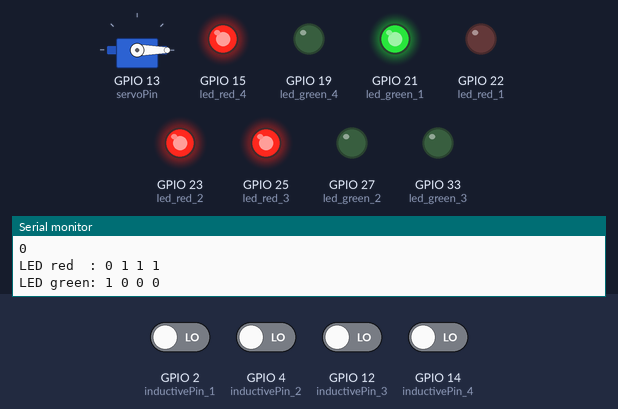
A sketch run on a simulated ESP32. On the bench: servo, output pins drawn as LEDs (lit = HIGH), the last lines printed to the serial monitor. The inputs (shaded band) are chosen by the test bench; at power-on: GPIO 2 (inductivePin_1), GPIO 4 (inductivePin_2), GPIO 12 (inductivePin_3), GPIO 14 (inductivePin_4) LOW.

Above: at 2.8 s.
2.9 s: GPIO 12 (inductivePin_3) driven HIGH and GPIO 14 (inductivePin_4) driven HIGH
At 6.9 s:
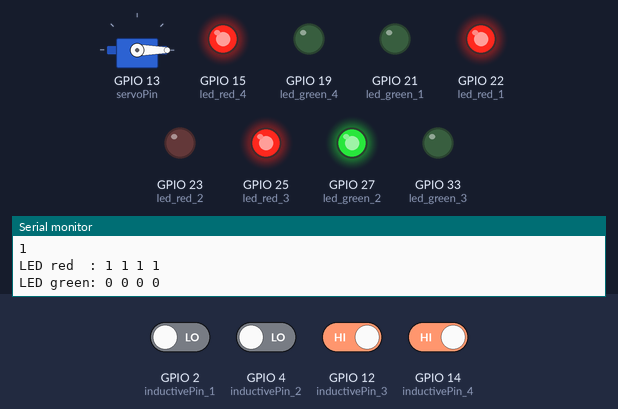
7.1 s: GPIO 2 (inductivePin_1) driven HIGH and GPIO 12 (inductivePin_3) driven LOW
At 8.7 s:
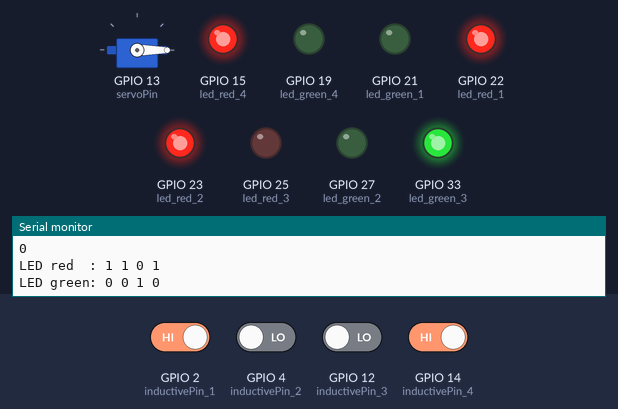
At 13.5 s:
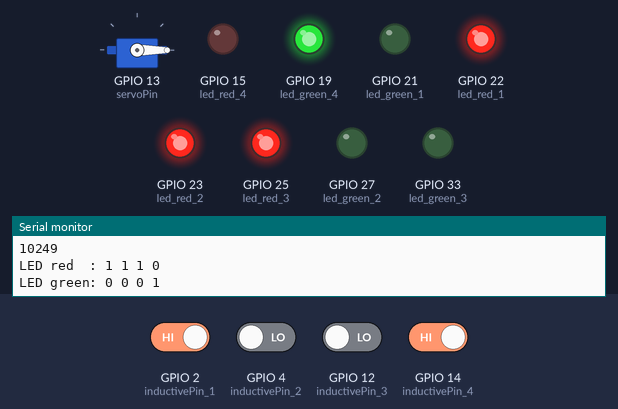
Timing chart, 0 to 44.7 s (numbered marks = the images above; inputs shaded):
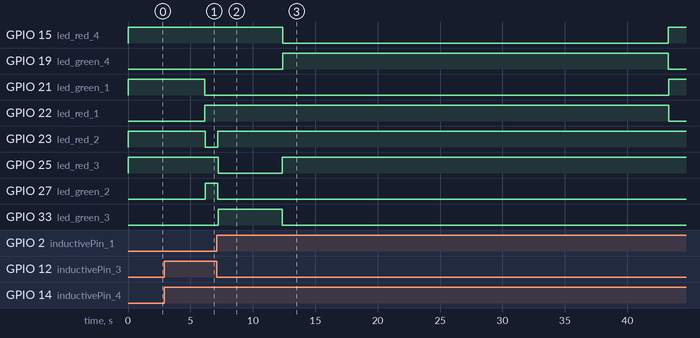

Measured:
- after the input at 7.1 s, GPIO 15 (led_red_4): HIGH → LOW after 5.3 s instead of 31.0 s; GPIO 19 (led_green_4): LOW → HIGH after 5.3 s instead of 31.0 s; GPIO 21 (led_green_1): LOW → HIGH after 36.2 s; GPIO 22 (led_red_1): HIGH → LOW after 36.2 s

The sketch:

inductive_4_way.ino
```cpp
// Ultrasonic sensor libraries
// #include <NewPing.h>

#include <Servo.h>

int type = 1; // Type of circuit
// 1 - 4 junction with 4 ultrasonic sensors
// 0 - 3 junction with 3 ultrasonic sensors


const int inductivePin_1 = 2;  // Pin connected to the inductive sensor
const int inductivePin_2 = 4;  // Pin connected to the inductive sensor
const int inductivePin_3 = 12;  // Pin connected to the inductive sensor
const int inductivePin_4 = 14;  // Pin connected to the inductive sensor

// Constants (won't change)
const int led_red_1 = 22;
const int led_red_2 = 23;
const int led_red_3 = 25;
const int led_red_4 = 15;

const int led_green_1 = 21;
const int led_green_2 = 27;
const int led_green_3 = 33;
const int led_green_4 = 19;

const int servoPin = 13;  // Pin connected to the servo motor

Servo servo;  // Create a servo object

typedef enum tl_status {
  RED = 0,
  GREEN
} tl_status_t;


int count_arr[4];  //count the number of cars per road
tl_status_t signal[4];  // 1 for green and 0 for red
int Timer[4];   // 0 for red and time remaining in millisecs for the green light
int light_index;
int multiplier;
int delay_per_read;
int threshold_time;
int flag_max_hit;
int servoPosition = 0;  // Initial position of the servo motor

void setup() {
  Serial.begin(9600);

  // Initialise pinmodes for all LEDS
  pinMode(led_red_1,OUTPUT);
  pinMode(led_red_2,OUTPUT);
  pinMode(led_red_3,OUTPUT);
  pinMode(led_red_4,OUTPUT);

  pinMode(led_green_1,OUTPUT);
  pinMode(led_green_2,OUTPUT);
  pinMode(led_green_3,OUTPUT);
  pinMode(led_green_4,OUTPUT);


  light_index = 0;

  for(int i = 1; i < 4; i++) Timer[i] = 0;
  for(int i = 1; i < 4; i++) signal[i] = RED;
  for(int i = 0; i < 4; i++) count_arr[i] = 0;

  Timer[light_index] = 5000;
  signal[light_index] = GREEN;
  multiplier = 1250;
  delay_per_read = 250;
  threshold_time = 30000;
  flag_max_hit = 0;
  type = 1;

  servo.attach(servoPin);  // Attach the servo to the specified pin
  servo.write(servoPosition);  // Set the initial position of the servo motor
}

void loop() {

  Serial.printf("LED red  : %d %d %d %d\n", digitalRead(led_red_1), digitalRead(led_red_2), digitalRead(led_red_3), digitalRead(led_red_4));
  Serial.printf("LED green: %d %d %d %d\n", digitalRead(led_green_1), digitalRead(led_green_2), digitalRead(led_green_3), digitalRead(led_green_4));

  int max_cars=threshold_time/multiplier;

  signal[light_index] = GREEN;

  switch (light_index) {
  case 0: {
    digitalWrite(led_red_1,LOW);
    digitalWrite(led_red_2,HIGH);
    digitalWrite(led_red_3,HIGH);
    digitalWrite(led_red_4,HIGH);

    digitalWrite(led_green_1,HIGH);
    digitalWrite(led_green_2,LOW);
    digitalWrite(led_green_3,LOW);
    digitalWrite(led_green_4,LOW);
    break;
  }
  case 1: {
    digitalWrite(led_red_1,HIGH);
    digitalWrite(led_red_2,LOW);
    digitalWrite(led_red_3,HIGH);
    digitalWrite(led_red_4,HIGH);

    digitalWrite(led_green_1,LOW);
    digitalWrite(led_green_2,HIGH);
    digitalWrite(led_green_3,LOW);
    digitalWrite(led_green_4,LOW);
    break;
  }
  case 2: {
    digitalWrite(led_red_1,HIGH);
    digitalWrite(led_red_2,HIGH);
    digitalWrite(led_red_3,LOW);
    digitalWrite(led_red_4,HIGH);

    digitalWrite(led_green_1,LOW);
    digitalWrite(led_green_2,LOW);
    digitalWrite(led_green_3,HIGH);
    digitalWrite(led_green_4,LOW);
    break;
  }
  case 3: {
    if (type == 3) break;
    digitalWrite(led_red_1,HIGH);
    digitalWrite(led_red_2,HIGH);
    digitalWrite(led_red_3,HIGH);
    digitalWrite(led_red_4,LOW);

    digitalWrite(led_green_1,LOW);
    digitalWrite(led_green_2,LOW);
    digitalWrite(led_green_3,LOW);
    digitalWrite(led_green_4,HIGH);
    break;
  }
  default: {
    Serial.println("Warning: Invalid junction number");
  }
  }

  // Pedestrian Crossing
  if (light_index == 0 && signal[light_index] == RED) {
    // rotate the servo motor upright to open pedestrian gate
    servoPosition = 90;
  } else {
    // Reset the servo motor position
    servoPosition = 0;
  }
  servo.write(servoPosition);  // Rotate the servo motor to the specified position


  /////// LED green trigger
  // If the junction is empty
  if (flag_max_hit < max_cars &&
      count_arr[light_index] > 0 &&
      count_arr[light_index] <= max_cars) {
    Timer[light_index] += (multiplier * count_arr[light_index]);
    flag_max_hit+=count_arr[light_index];
    count_arr[light_index] = 0;
  }
  // If junction still has cars
  else if(flag_max_hit < max_cars && count_arr[light_index] > max_cars ){
    Timer[light_index] += multiplier*max_cars;
    flag_max_hit+=count_arr[light_index];
    count_arr[light_index] -= max_cars;
  }

  Timer[light_index] -= 1;

  count_arr[0] += read_from_pin(inductivePin_1);
  count_arr[1] += read_from_pin(inductivePin_2);
  count_arr[2] += read_from_pin(inductivePin_3);
  if(type == 1)
    count_arr[3] += read_from_pin(inductivePin_4);

  // DEBUG PRINTS
  Serial.println("Count arr:-");
  Serial.println(count_arr[0]);
  Serial.println(count_arr[1]);
  Serial.println(count_arr[2]);
  if(type == 1) Serial.println(count_arr[3]);
  Serial.println();

  Serial.println("Timer:-");
  Serial.println(Timer[0]);
  Serial.println(Timer[1]);
  Serial.println(Timer[2]);
  if(type == 1)  Serial.println(Timer[3]);
  Serial.println();
  // END DEBUG PRINTS

  if(Timer[light_index] <= 0) {
    // reset all signal variables
    signal[light_index] = RED;
    Timer[light_index] = 0;
    flag_max_hit = 0;

    switch (light_index) {
    case 0: {
      digitalWrite(led_green_1, LOW);
      digitalWrite(led_red_1, HIGH);
      break;
    }
    case 1: {
      digitalWrite(led_green_2, LOW);
      digitalWrite(led_red_2, HIGH);
      break;
    }
    case 2: {
      digitalWrite(led_green_3, LOW);
      digitalWrite(led_red_3, HIGH);
      break;
    }
    case 3: {
      digitalWrite(led_green_4, LOW);
      digitalWrite(led_red_4, HIGH);
      break;
    }
    default: {
      Serial.println("Warning: Invalid junction case");
    }
    }
    if(type==1)
      light_index = (light_index + 1) % 4;
    else
      light_index = (light_index + 1) % 3;

    Serial.println("Light switching");
    Serial.println(light_index);

    if (Base_condition(count_arr))
      {
	Serial.println("Base condition is hit");
	Timer[light_index] = 5000;
      }
    signal[light_index] = GREEN;
  }

  if(type == 1)
    Timer[light_index] -= (delay_per_read*4);
  else
    Timer[light_index] -= (delay_per_read*3);

}

int read_from_pin (int inductive_pin) {
  int val = digitalRead(inductive_pin);  // Read the value from the inductive sensor
  delay(delay_per_read);
  return val;
}

int Base_condition(int* count_arr){
  int check = 1;
  if(type==1)
    {
      for(int i =0;i<4;i++)
	{
	  if(count_arr[i] != 0)
	    {
              check = 0;
              break;
	    }
	}
    }
  else
    {
      for(int i =0;i<3;i++)
	{
	  if(count_arr[i] != 0)
	    {
              check = 0;
              break;
	    }
	}
    }
  return check;
}
```
